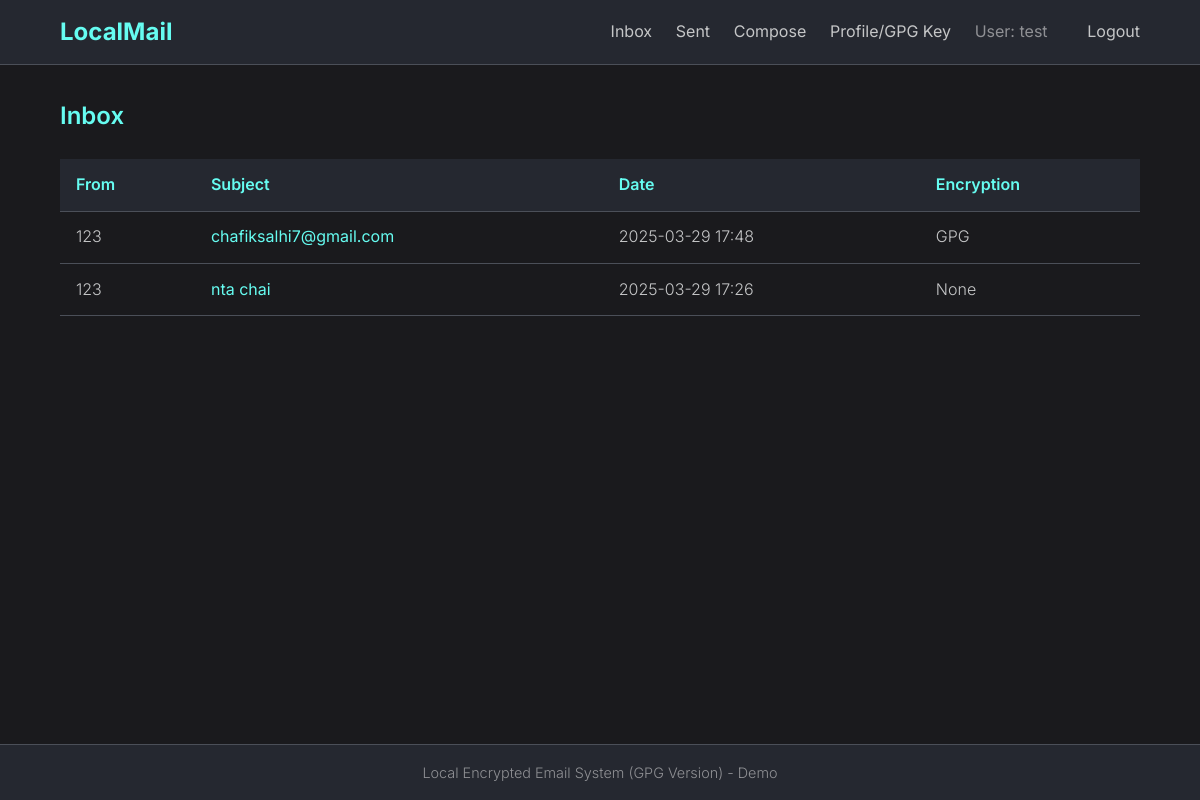
Screenshot of /inbox (signed in) with the database file from the repository.
### database.py (models this page shows, shortened)
class User(UserMixin, db.Model):
    id = db.Column(db.Integer, primary_key=True)
    username = db.Column(db.String(64), index=True, unique=True, nullable=False)
    password_hash = db.Column(db.String(256), nullable=False)
    gpg_fingerprint = db.Column(db.String(40), nullable=True, unique=True, index=True)
    sent_emails = db.relationship('Email', foreign_keys='Email.sender_id', backref='sender', lazy='dynamic')
    received_emails = db.relationship('Email', foreign_keys='Email.recipient_id', backref='recipient', lazy='dynamic')

class Email(db.Model):
    id = db.Column(db.Integer, primary_key=True)
    sender_id = db.Column(db.Integer, db.ForeignKey('user.id'), nullable=False)
    recipient_id = db.Column(db.Integer, db.ForeignKey('user.id'), nullable=False)
    subject = db.Column(db.String(120), nullable=False)
    body = db.Column(db.Text, nullable=False)
    encryption_type = db.Column(db.String(10), nullable=False)
    timestamp = db.Column(db.DateTime(timezone=True), server_default=func.now())

### app.py (the view)
@app.route('/')
@app.route('/index')
@app.route('/inbox')
@login_required
def index():
    emails = Email.query.filter_by(recipient_id=current_user.id).order_by(Email.timestamp.desc()).all()
    return render_template('index.html', title='Inbox', emails=emails, box_type='Inbox')

### app.py (called while the page is built)
@login_manager.user_loader
def load_user(user_id):
    return User.query.get(int(user_id))

### templates/index.html
{% extends "base.html" %}
{% block content %}
<h2>{{ box_type }}</h2>
{% if emails %}
<table class="email-table">
    <thead>
        <tr>
            <th>From</th>
            <th>Subject</th>
            <th>Date</th>
            <th>Encryption</th>
        </tr>
    </thead>
    <tbody>
        {% for email in emails %}
        <tr>
            <td>{{ email.sender.username }}</td>
            <td><a href="{{ url_for('view_email', email_id=email.id) }}">{{ email.subject }}</a></td>
            <td>{{ email.timestamp.strftime('%Y-%m-%d %H:%M') }}</td>
            <td>{{ email.encryption_type }}</td>
        </tr>
        {% endfor %}
    </tbody>
</table>
{% else %}
<p>Your {{ box_type }} is empty.</p>
{% endif %}
{% endblock %}

### templates/base.html (shortened to what this page needs)
<!DOCTYPE html>
<html lang="en">
<head>
    <link rel="stylesheet" href="{{ url_for('static', filename='css/style.css') }}">
</head>
<body>
    <nav class="navbar">
        <div class="container nav-container">
            <a class="nav-brand" href="{{ url_for('index') if current_user.is_authenticated else url_for('login') }}">LocalMail</a>
            <div class="nav-links">
                {% if current_user.is_authenticated %}
                    <a href="{{ url_for('index') }}">Inbox</a>
                    <a href="{{ url_for('sent') }}">Sent</a>
                    <a href="{{ url_for('compose') }}">Compose</a>
                    <a href="{{ url_for('profile') }}">Profile/GPG Key</a>
                    <span class="nav-user">User: {{ current_user.username }}</span>
                    <a href="{{ url_for('logout') }}">Logout</a>
                {% else %}
                    <a href="{{ url_for('login') }}">Login</a>
                    <a href="{{ url_for('register') }}">Register</a>
                {% endif %}
            </div>
        </div>
    </nav>
    <main class="container main-content">
        {% block content %}{% endblock %}
    </main>
    <footer class="footer">
        <div class="container">
            Local Encrypted Email System (GPG Version) - Demo
        </div>
    </footer>
</body>
</html>

### static/css/style.css (style rules this page uses)
:root { --bg-color: #1a1a1d; --bg-secondary-color: #252830; --text-color: #c5c6c7; --text-secondary-color: #8f9094; --primary-color: #66fcf1; --primary-hover-color: #45a29e; --border-color: #4b4f58; --danger-color: #e57373; --warning-color: #ffb74d; --success-color: #81c784; --info-color: #64b5f6; --font-family: 'Inter', sans-serif; --border-radius: 5px; }
* { box-sizing: border-box; margin: 0; padding: 0; }
html { font-size: 16px; }
body { font-family: var(--font-family); background-color: var(--bg-color); color: var(--text-color); line-height: 1.6; display: flex; flex-direction: column; min-height: 100vh; font-weight: 300; }
main.main-content { flex-grow: 1; padding-top: 2rem; padding-bottom: 2rem; }
h1, h2, h3, h4, h5, h6 { color: var(--primary-color); margin-bottom: 1rem; font-weight: 600; }
a { color: var(--primary-color); text-decoration: none; transition: color 0.2s ease-in-out; }
.container { width: 90%; max-width: 1100px; margin: 0 auto; }
.navbar { background-color: var(--bg-secondary-color); padding: 0.8rem 0; border-bottom: 1px solid var(--border-color); }
.nav-container { display: flex; justify-content: space-between; align-items: center; }
.nav-brand { font-size: 1.5rem; font-weight: 700; color: var(--primary-color); text-decoration: none; }
.nav-links a, .nav-user { color: var(--text-color); margin-left: 1.2rem; font-size: 1rem; font-weight: 400; text-decoration: none; }
.nav-user { color: var(--text-secondary-color); margin-right: 1rem; }
.email-table { width: 100%; border-collapse: collapse; margin-top: 1.5rem; }
.email-table th, .email-table td { padding: 0.8rem 1rem; text-align: left; border-bottom: 1px solid var(--border-color); }
.email-table th { color: var(--primary-color); font-weight: 600; background-color: var(--bg-secondary-color); }
.email-table td a { font-weight: 400; }
.footer { background-color: var(--bg-secondary-color); color: var(--text-secondary-color); text-align: center; padding: 1rem 0; margin-top: 2rem; border-top: 1px solid var(--border-color); font-size: 0.9rem; }

### rows the page displays
User: username "test"
Email: sender.username "123", subject "chafiksalhi7@gmail.com", timestamp "2025-03-29 17:48", encryption_type "GPG"
Email: sender.username "123", subject "nta chai", timestamp "2025-03-29 17:26", encryption_type "None"

### other values shown
{{ box_type }} "Inbox"
